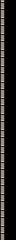

This game map was drawn from its Tiled (.tmx) file and the tilesets committed beside it. A one-line description and the full map source follow:
An orthogonal 1x15 tile map with 16x16 px tiles, 1 tile layer (Tile Layer 1).

<map version="1.9" tiledversion="1.9.1" orientation="orthogonal" renderorder="right-down" width="1" height="15" tilewidth="16" tileheight="16" infinite="0" nextlayerid="2" nextobjectid="1">
 <tileset firstgid="1" source="../0x72_DungeonTilesetII_v1.4.tsx" />
 <layer id="1" name="Tile Layer 1" width="1" height="15">
  <data encoding="csv">
258,
258,
258,
258,
258,
258,
258,
258,
258,
258,
258,
258,
258,
258,
258
</data>
 </layer>
</map>
